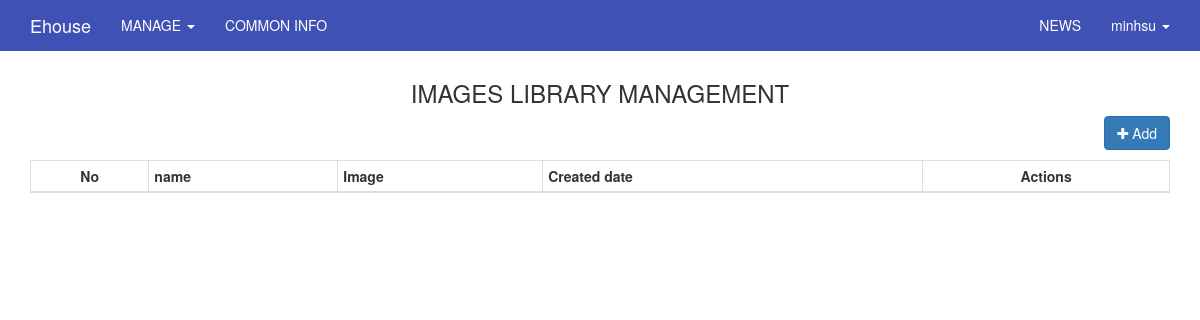
The page /index.php/admin/images_library (signed in) on the database as committed earlier.
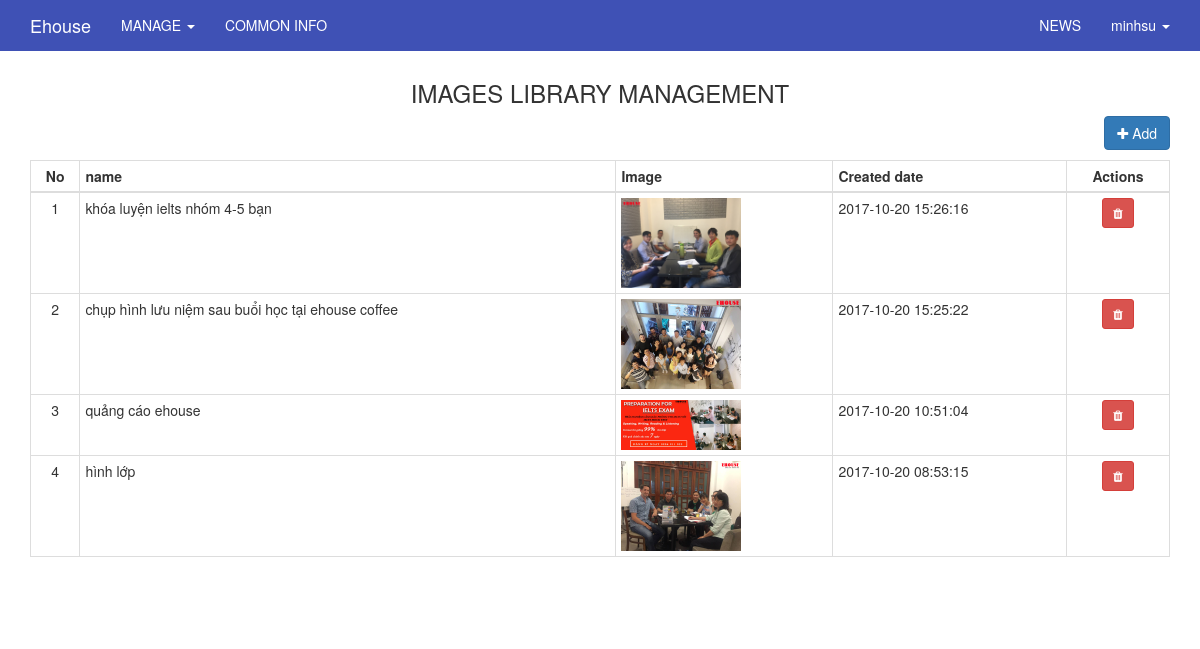
The same page on the database as committed later.
### tables this page shows
CREATE TABLE `users` (
  `id` int(11) UNSIGNED NOT NULL,
  `ip_address` varchar(15) NOT NULL,
  `username` varchar(100) NOT NULL,
  `password` varchar(255) NOT NULL,
  `salt` varchar(255) DEFAULT NULL,
  `email` varchar(100) NOT NULL,
  `activation_code` varchar(40) DEFAULT NULL,
  `forgotten_password_code` varchar(40) DEFAULT NULL,
  `forgotten_password_time` int(11) UNSIGNED DEFAULT NULL,
  `remember_code` varchar(40) DEFAULT NULL,
  `created_on` int(11) UNSIGNED NOT NULL,
  `last_login` int(11) UNSIGNED DEFAULT NULL,
  `active` tinyint(1) UNSIGNED DEFAULT NULL,
  `first_name` varchar(50) DEFAULT NULL,
  `last_name` varchar(50) DEFAULT NULL,
  `company` varchar(100) DEFAULT NULL,
  `birth_day` varchar(50) NOT NULL,
  `phone` varchar(20) DEFAULT NULL,
  `address` varchar(255) DEFAULT NULL,
  `profile` text,
  `modified_date` datetime DEFAULT NULL
);

CREATE TABLE `images` (
  `id` int(11) NOT NULL,
  `name` varchar(255) NOT NULL,
  `image` text NOT NULL,
  `image_link` varchar(255) NOT NULL,
  `sort` varchar(50) DEFAULT NULL,
  `description` varchar(255) DEFAULT NULL,
  `modified_date` datetime NOT NULL
);

### application/core/MY_Controller.php (called while the page is built, shortened)
<?php
class MY_Controller extends CI_Controller {
	protected function render($the_view = NULL, $template = 'master')
	{
		if($template == 'json' || $this->input->is_ajax_request())
		{
			header('Content-Type: application/json');
			echo json_encode($this->data);
		}
		else if(is_null($template))
		{
			$this->load->view($the_view, $this->data);
		}else
		{
			$this->data['the_view_content'] = (is_null($the_view)) ? '' : $this->load->view($the_view, $this->data, TRUE);
			$this->load->view('templates/' . $template . '_view', $this->data);
		}
	}
}
class Admin_Controller extends MY_Controller
{
	function __construct()
	{
		$current_user = $this->ion_auth->user()->row();
	}
	protected function render($the_view = NULL, $template = 'admin_master')
	{
		parent::render($the_view, $template);
	}
}

### application/controllers/admin/Images_library.php (called while the page is built, shortened)
<?php
class Images_library extends Admin_Controller
{
    function __construct()
    {
        parent::__construct();
    }
    public function index()
    {
        $this->data['items'] = $this->images_model->get_list();
        $this->render('admin/images_library/index_view');
    }
}

### index.php (called while the page is built, shortened)
<?php
require_once BASEPATH.'core/CodeIgniter.php';

### application/helpers/common_helper.php (called while the page is built, shortened)
<?php
	function public_helper($string = '')
	{
		return base_url('public/'.$string);
	}
?>

### application/libraries/Ion_auth.php (called while the page is built, shortened)
<?php  if ( ! defined('BASEPATH')) exit('No direct script access allowed');
class Ion_auth
{
    public $_cache_user_in_group;
    public function __construct()
    {
        $this->_cache_user_in_group =& $this->ion_auth_model->_cache_user_in_group;
        $this->ion_auth_model->trigger_events('library_constructor');
    }
    public function __call($method, $arguments)
    {
        return call_user_func_array( array($this->ion_auth_model, $method), $arguments);
    }
    public function __get($var)
    {
        return get_instance()->$var;
    }
    public function logged_in()
    {
        $this->ion_auth_model->trigger_events('logged_in');
        return (bool) $this->session->userdata('identity');
    }
    public function in_group($check_group, $id=false, $check_all = false)
    {
        $this->ion_auth_model->trigger_events('in_group');
        $id || $id = $this->session->userdata('user_id');
        if (!is_array($check_group))
        {
            $check_group = array($check_group);
        }
        if (isset($this->_cache_user_in_group[$id]))
        {
            $groups_array = $this->_cache_user_in_group[$id];
        }
        else
        {
            $users_groups = $this->ion_auth_model->get_users_groups($id)->result();
            $groups_array = array();
            foreach ($users_groups as $group)
            {
                $groups_array[$group->id] = $group->name;
            }
            $this->_cache_user_in_group[$id] = $groups_array;
        }
        foreach ($check_group as $key => $value)
        {
            $groups = (is_string($value)) ? $groups_array : array_keys($groups_array);
            if (in_array($value, $groups) xor $check_all)
            {
                return !$check_all;
            }
        }
        return $check_all;
    }
}

### application/libraries/Session.php (called while the page is built, shortened)
<?php if ( ! defined('BASEPATH')) exit('No direct script access allowed');
class Session
{
    protected $sess_namespace = '';
    protected $store = array();
     private function initialize()
     {
        $prefs = array(
            'sess_cookie_name',
            'sess_expire_on_close',
            'sess_expiration',
            'sess_match_ip',
            'sess_match_useragent',
            'sess_time_to_update',
            'cookie_prefix',
            'cookie_path',
            'cookie_domain',
            'cookie_secure',
            'cookie_httponly'
        );
        if (isset($_SESSION[$this->sess_namespace]) ) {
            $this->store = $_SESSION[$this->sess_namespace];
        }
        $destroy = false;
        if (!$destroy) {
            return;
        }
    }
    public function userdata($value)
    {
        if (isset($this->store[$value])) {
            return $this->store[$value];
        } else {
            return false;
        }
    }
    public function set_userdata($data = array(), $value = '')
    {
        if (is_string($data)) {
            $data = array($data => $value);
        }
        foreach ($data as $key => $val) {
            $this->store[$key] = $val;
        }
    }
}

### application/models/Ion_auth_model.php (called while the page is built, shortened)
<?php  if ( ! defined('BASEPATH')) exit('No direct script access allowed');
class Ion_auth_model extends CI_Model
{
    public $tables = array();
    public $_ion_where = array();
    public $_ion_select = array();
    public $_ion_limit = NULL;
    public $_ion_offset = NULL;
    public $_ion_order_by = NULL;
    public $_ion_order = NULL;
    protected $response = NULL;
    public function __construct()
    {
        $this->config->load('ion_auth', TRUE);
        $this->tables  = $this->config->item('tables', 'ion_auth');
    }
    public function limit($limit)
    {
        $this->_ion_limit = $limit;
        return $this;
    }
    public function where($where, $value = NULL)
    {
        if (!is_array($where))
        {
            $where = array($where => $value);
        }
        array_push($this->_ion_where, $where);
        return $this;
    }
    public function order_by($by, $order='desc')
    {
        $this->_ion_order_by = $by;
        $this->_ion_order    = $order;
        return $this;
    }
    public function row()
    {
        $row = $this->response->row();
        return $row;
    }
    public function users($groups = NULL)
    {
        if (isset($this->_ion_select) && !empty($this->_ion_select))
        {
            foreach ($this->_ion_select as $select)
            {
                $this->db->select($select);
            }
            $this->_ion_select = array();
        }
        else
        {
            $this->db->select(array(
                $this->tables['users'].'.*',
                $this->tables['users'].'.id as id',
                $this->tables['users'].'.id as user_id'
            ));
        }
        if (isset($this->_ion_where) && !empty($this->_ion_where))
        {
            foreach ($this->_ion_where as $where)
            {
                $this->db->where($where);
            }
            $this->_ion_where = array();
        }
        if (isset($this->_ion_limit) && isset($this->_ion_offset))
        {
            $this->db->limit($this->_ion_limit, $this->_ion_offset);
            $this->_ion_limit  = NULL;
            $this->_ion_offset = NULL;
        }
        else if (isset($this->_ion_limit))
        {
            $this->db->limit($this->_ion_limit);
            $this->_ion_limit  = NULL;
        }
        if (isset($this->_ion_order_by) && isset($this->_ion_order))
        {
            $this->db->order_by($this->_ion_order_by, $this->_ion_order);
            $this->_ion_order    = NULL;
            $this->_ion_order_by = NULL;
        }
        $this->response = $this->db->get($this->tables['users']);
        return $this;
    }
    public function user($id = NULL)
    {
        $id = isset($id) ? $id : $this->session->userdata('user_id');
        $this->users();
        return $this;
    }
}

### application/models/Images_model.php (called while the page is built, shortened)
<?php
class Images_model extends MY_Model
{
    function __construct()
    {
        $this->table = 'images';
    }
}

### application/core/MY_Model.php (called while the page is built, shortened)
<?php if ( ! defined('BASEPATH')) exit('No direct script access allowed');
class MY_Model extends CI_Model {
    var $table = '';
    var $key = 'id';
    var $order = '';
    function get_list($input = array())
    {
        $query = $this->db->get($this->table);
        return $query->result();
    }
    protected function get_list_set_input($input = array())
    {
        if (isset($input['order'][0]) && isset($input['order'][1]))
        {
            $this->db->order_by($input['order'][0], $input['order'][1]);
        }
        else
        {
            $order = ($this->order == '') ? array($this->table.'.'.$this->key, 'desc') : $this->order;
            $this->db->order_by($order[0], $order[1]);
        }
    }
}
?>

### application/views/admin/images_library/index_view.php (the view, shortened to what this page needs)
<div class="container" style="margin-top:0px;">
    <div class="row">
        <div class="col-lg-12">
            <h3 class="text-center">IMAGES LIBRARY MANAGEMENT</h3>
        </div>
    </div>
    <div class="row">
        <div class="col-xs-12">
            <a href="<?php echo base_url('admin/images_library/create') ?>"><button class="btn btn-primary btn-md pull-right"><li class="fa fa-plus"></li> Add</button></a>
        </div>
    </div>
    <div class="row">
        <div class="col-lg-12" style="margin-top: 10px;">
            <?php
            echo '<table class="table table-hover table-bordered table-condensed">';
            echo '<thead>';
            echo '<tr>';
            echo '<th><div class="text-center">No</div></th>';
            echo '<th>name</th>';
            echo '<th>Image</th>';
            echo '<th>Created date</th>';
            echo '<th><div style="text-align: center">Actions</div></th>';
            echo '</tr>';
            echo '</thead>';
            echo '<tbody>';
            if(!empty($items))
            {
                foreach($items as $key => $item)
                {
                    echo '<tr>';
                    echo '<td><div class="text-center">'.($key+1).'</div></td>';
                    echo '<td>'.$item->name.'</td>';
                    echo '<td><img src="'.base_url($item->image).'" style="width: 120px;"></td>';
                    echo '<td>'.$item->modified_date.'</td>'; ?>
                    <?php
                    echo '<td><div style="text-align: center;">';
                    echo '<a href="images_library/delete/'.$item->id.'" style="color:#fff" onclick="return confirm(\'Are you sure to delete ?\')"><button class="btn btn-sm btn-danger"><li class="fa fa-trash"></li></button></a>';
                    ?>
                    <?php
                    echo '</div></td>';
                    echo '</tr>';
                }
            }
            echo '</tbody>';
            echo '</table>';
            echo '<nav><ul class="pagination">';
            echo '</ul></nav>';
            ?>
        </div>
    </div>
</div>

### application/views/templates/admin_master_view.php (shortened to what this page needs)
<!DOCTYPE html>
<html>
<head>
	<?php $this->load->view('templates/_parts/admin_master_library_view'); ?>
</head>
<body>
	<?php
		$this->load->view('templates/_parts/admin_master_header_view');
		echo $the_view_content;
		$this->load->view('templates/_parts/admin_master_footer_view'); ?>
</body>
</html>

### application/views/templates/_parts/admin_master_library_view.php (shortened to what this page needs)
<link rel="stylesheet" href="<?php echo public_helper('lib/bootstrap/css/bootstrap.min.css'); ?>"/>
<link rel="stylesheet" href="<?php echo public_helper('lib/font-awesome/css/font-awesome.min.css'); ?>"/>
<link href="<?php echo public_helper('lib/datetime-picker/datetimepicker.css')?>" rel="stylesheet">
<link rel="stylesheet" href="<?php echo public_helper('lib/jquery/jquery-ui.min.css')?>" />
<link href="<?php echo public_helper('bootstrap-dialog/bootstrap-dialog.min.css') ?>" rel="stylesheet" type="text/css" />
<link rel="stylesheet" href="<?php echo public_helper('css/admin.css'); ?>" type="text/css" />

### application/views/templates/_parts/admin_master_header_view.php (shortened to what this page needs)
    <!DOCTYPE html>
<html>
    <head>
    </head>
<body>
<?php
if($this->ion_auth->logged_in()) {
    ?>
    <nav class="navbar navbar-inverse navbar-fixed-top">
        <div class="container">
            <div class="navbar-header">
                <a class="navbar-brand"
                   href="<?php echo base_url(); ?>" target="_new"><?php echo 'Ehouse'?></a>
            </div>
            <div id="navbar" class="collapse navbar-collapse">
                <ul class="nav navbar-nav">
                    <li class="dropdown">
                        <a href="#" class="dropdown-toggle" data-toggle="dropdown" role="button" aria-expanded="false">MANAGE <span class="caret"></span></a>
                    </li>
                    <li><?php echo anchor('admin/website/index','COMMON INFO');?></li>
                </ul>
                <ul class="nav navbar-nav navbar-right">
                    <li><?php echo anchor('admin/news/index','NEWS');?></li>
                    <li class="dropdown">
                        <a href="#" class="dropdown-toggle" data-toggle="dropdown" role="button" aria-expanded="false"><?php echo $this->ion_auth->user()->row()->username;?> <span class="caret"></span></a>
                    </li>
                </ul>
            </div>
        </div>
    </nav>
<?php
}
?>

### application/views/templates/_parts/admin_master_footer_view.php (shortened to what this page needs)
</body>
</html>

### public/css/admin.css (style rules this page uses)
.navbar-inverse { background-color: #3F51B5; border-color: #3F51B5; border-radius: inherit; }
.navbar-inverse .navbar-nav>li>a { color: white; }
.navbar-inverse .navbar-brand { color: white; }

Rows that differ between the two databases and show on the page:
added images: name "khóa luyện ielts nhóm 4-5 bạn", image (picture), modified_date "2017-10-20 15:26:16"
added images: name "chụp hình lưu niệm sau buổi học tại ehouse coffee", image (picture), modified_date "2017-10-20 15:25:22"
added images: name "quảng cáo ehouse", image (picture), modified_date "2017-10-20 10:51:04"
added images: name "hình lớp", image (picture), modified_date "2017-10-20 08:53:15"
